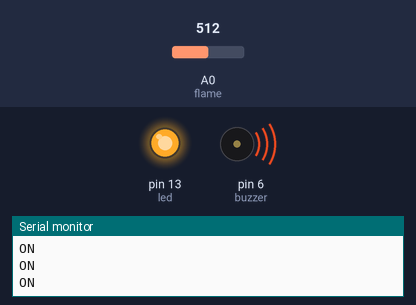
Simulated run of this sketch. Board: Arduino Uno, built with avr-gcc and run on an emulated ATmega328P. Shown: output pins drawn as LEDs (lit = HIGH), buzzer (waves = sounding), the last lines printed to the serial monitor. The test bench sets the inputs (shaded band); at power-on: A0 (flame) = 512.

Above: at 1.2 s.
1.3 s: A0 (flame) set to 0
At 2.3 s:
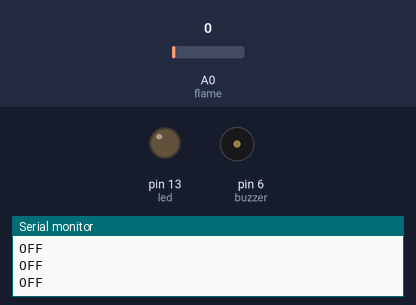
2.8 s: A0 (flame) set to 122
At 3.3 s:
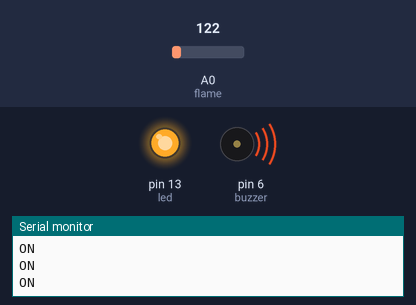
Timing chart, 0 to 5.8 s (numbered marks = the images above; inputs shaded):
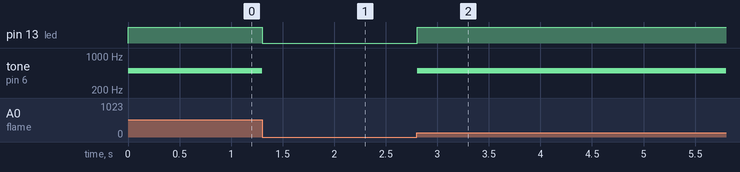

The sketch:

_13_Flame_Sensor.ino
```cpp
int led = 13; // 변수 led를 13으로 선언, LED
int buzzer = 6; // 변수 buzzer를 6으로 선언, buzzer
int flame = A0; //변수 flame을 A0로 선언, 불꽃 감지 센서
int state = 0; // 변수 state를 0으로 선언, 상태 값 저장 변수

void setup() {
  pinMode(led, OUTPUT); // 디지털 13번 핀을 출력으로 설정
  pinMode(buzzer, OUTPUT);
  pinMode(flame, INPUT); // 아날로그 핀 0번을 불꽃 감지 센서 입력으로 설정
  Serial.begin(9600); // 시리얼 통신 속도 9600
}

void loop() {
  state = analogRead(flame); // 불꽃 감지 센서 값을 입력받음

  digitalWrite(led, LOW); // 초기 LED값 off
  noTone(buzzer); // 초기 부저 off

  if (state == 0) { // 불꽃 감지 센서의 입력 값이 0일 때
    Serial.println("OFF"); // 시리얼 모니터에 OFF 출력
    digitalWrite(led, LOW); // LED 꺼짐
    noTone(buzzer); // 부저 안울림
  }
  else { // 불꽃 감지 센서에 0이 아닌 작은 입력이라도 생긴다면
    Serial.println("ON"); // 시리얼 모니터에 ON을 출력
    digitalWrite(led, HIGH); // LED 켜짐
    tone(buzzer, 500, 100); // 부저 울림
  }
  delay(100);
}
```

Measured:
- after the input at 1.3 s, pin 13 (led): HIGH → LOW at once; tone on pin 6 (buzzer): 500 Hz → silent at once
- after the input at 2.8 s, pin 13 (led): LOW → HIGH at once; tone on pin 6 (buzzer): silent → 500 Hz at once
